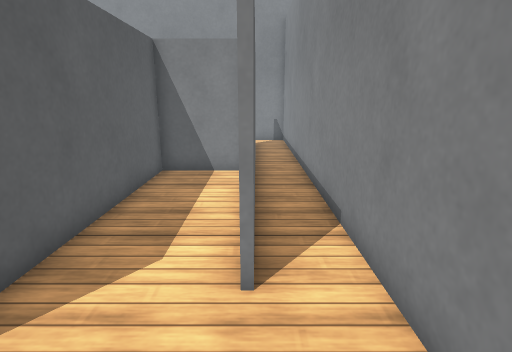
View 1 (above)

19 first-person views from a walk through a Webots world. The camera is 0.14 m above the floor, tilts 14° down and sees 80° across. The floor is counted in squares, 0.05 m on a side. Each view is taken from the middle of a square. On the plan, view 1 faces up. The plan holds only what a view shows up to about 20 squares ahead; the rest is blank. The place goes on beyond the plan. The robots in the file are not drawn. Webots' stock objects and surfaces are drawn as simple stand-ins.

View 2
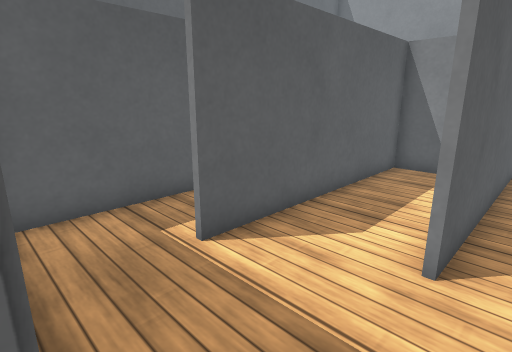

View 3
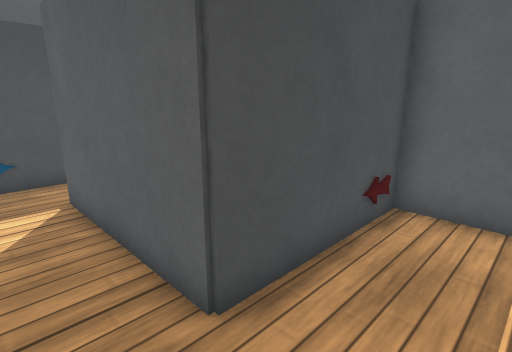

View 4
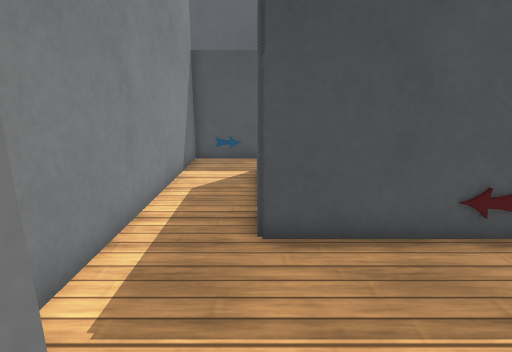

View 5
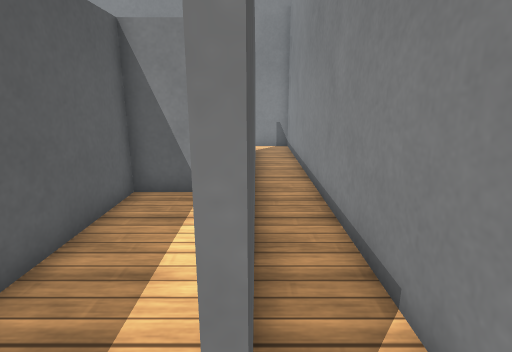

View 6
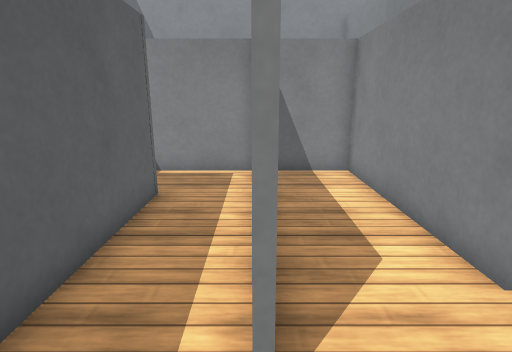

View 7
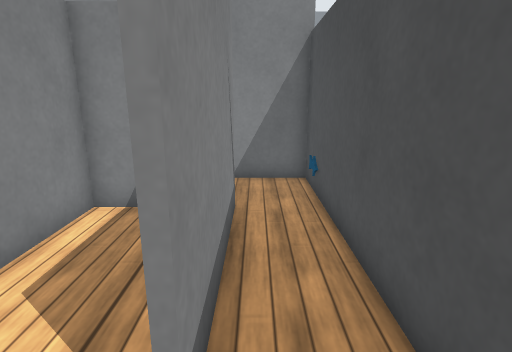

View 8
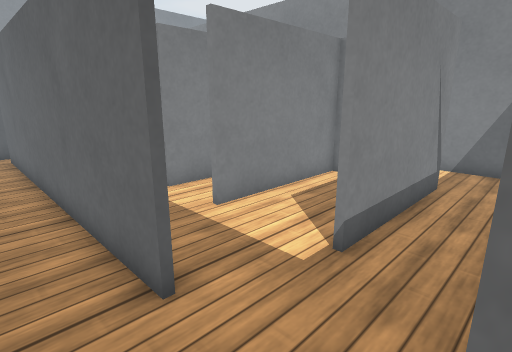

View 9
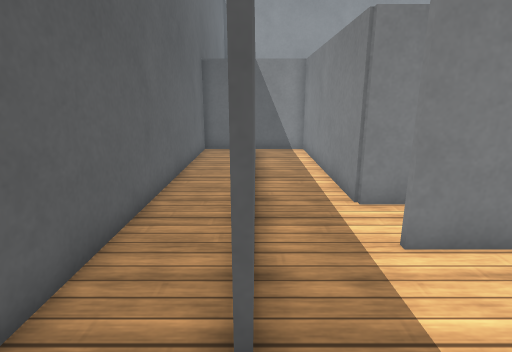

View 10
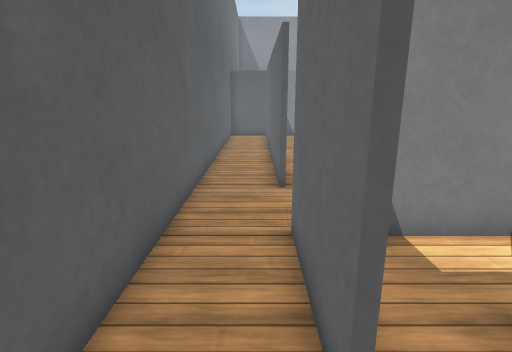

View 11
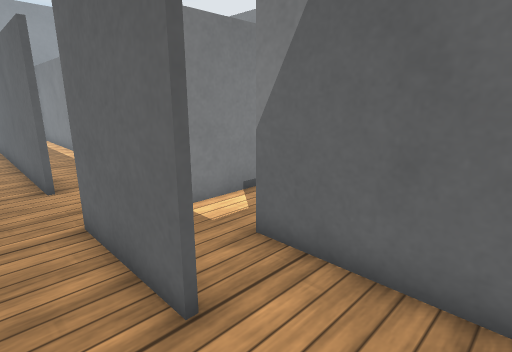

View 12
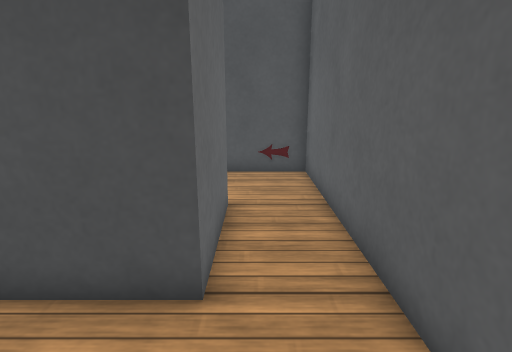

View 13
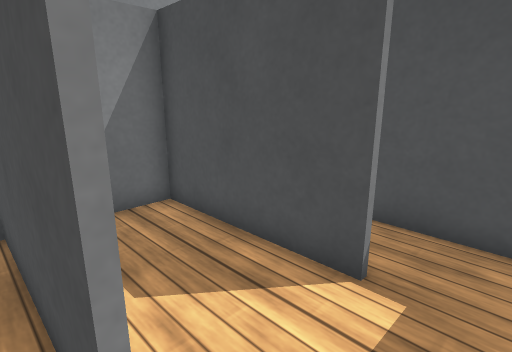

View 14
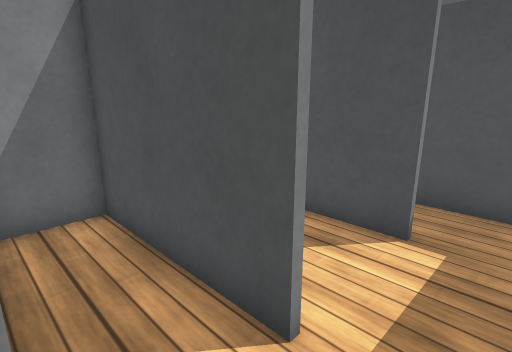

View 15
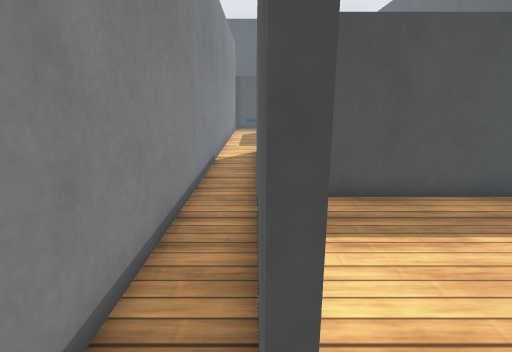

View 16
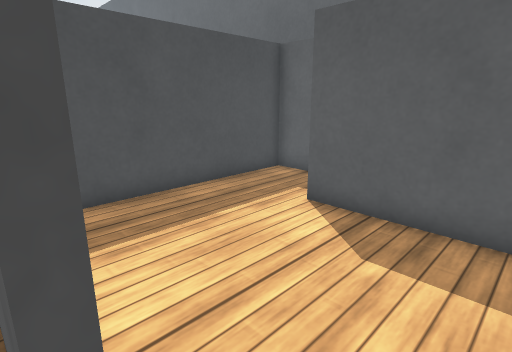

View 17
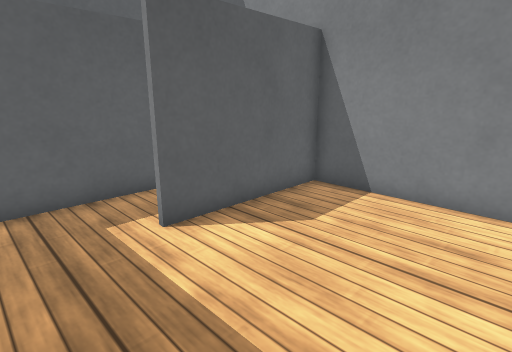

View 18
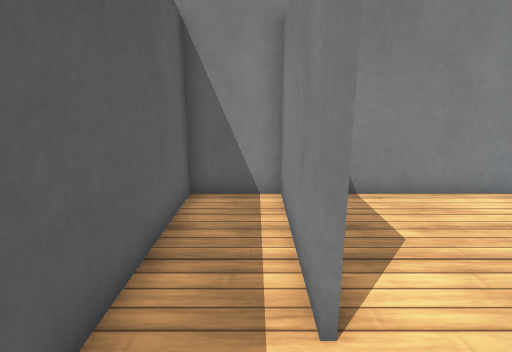

View 19
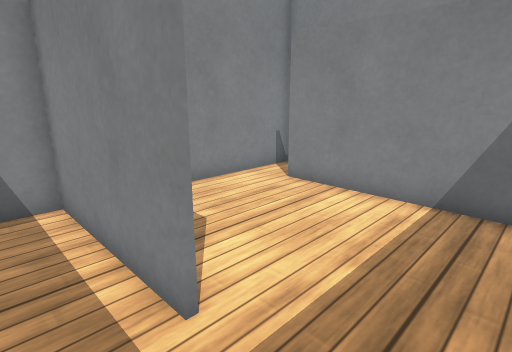

### Floor plan
Points are (right, up) in squares from view 1. A wall is a line through its corners. A room is listed if a view was taken in it or the views show most of it. See-through windows are left out.
Room 1 (views 1, 2, 3, 5, 15, 16)
walls: (-1, -0.8) (-1, -7.4); (-0.5, -9.8) (2, -9.8) (2, 22) (-0.5, 22); (0, 20.1) (0, 4)
ways out: opening at (0, -2.5) to room 2; opening at (0, 21) to room 4
Room 2 (views 4, 6)
walls: (-4.5, -0.8) (-1, -0.8); (-4.5, -3.4) (-1.2, -3.4) (-1.2, -1.4); (-0.2, 4) (-0.2, 12.2) (-3.8, 12.2) (-3.8, 2.2); (-1, -7.4) (-4.5, -7.4); (-4.5, -7.2) (-1.2, -7.2) (-1.2, -3.6) (-4.5, -3.6); (-4.5, -9.8) (-0.5, -9.8)
ways out: opening at (0, -2.5) to room 1; opening at (-4, -5) to room 3
objects: other object (0, -10)
Room 3 (views 7, 8, 9, 10, 11, 12, 13, 14)
walls: (-10, -3.1) (-10, -6.4); (-10, 3.6) (-10, 2.5); (-7.2, -3.4) (-4.5, -3.4); (-5.2, -1) (-7.2, -1) (-7.2, 8.8) (-10.5, 8.8); (-4.5, -3.6) (-7.2, -3.6); (-10.2, -6.4) (-10.2, 7.7); (-7.2, -7.2) (-4.5, -7.2); (-4.5, -7.4) (-7.2, -7.4); (-7, 9) (-7, -0.8) (-4.5, -0.8); (-13, 8.8) (-13, -18) (-9.8, -18); (-5, -10) (-8.2, -10); (-4.1, 12.2) (-8.1, 12.2); (-10.2, -14) (-10.2, -9.8) (-4.5, -9.8); (-7.6, -17) (-7.6, -12.6)
ways out: opening at (-4, -5) to room 2
objects: other object (-12, -18); other object (-6, -1)
Room 4 (view 17)
walls: (-0.2, 13.5) (-0.2, 20.1); (-7.5, 12.4) (-2.1, 12.4); (-7, 22.1) (-7, 16); (-0.5, 22) (-7, 22)
ways out: opening at (0, 21) to room 1; opening at (-7, 14.5) to room 5
Room 5 (views 18, 19)
walls: (-7.2, 16) (-7.2, 22); (-7, 22) (-10, 22) (-10, 12.4) (-7.5, 12.4)
ways out: opening at (-7, 14.5) to room 4

Positions as (right, up) in squares from view 1, and headings:
1: (0, 0), facing up
2: (1, -1), facing up-left
3: (1, 2), facing down-left
4: (-1, 5), facing down
5: (0, 3), facing up
6: (-4, 0), facing up
7: (-9, -8), facing right
8: (-12, -10), facing up-right
9: (-10, -9), facing up
10: (-11, -16), facing up
11: (-12, -17), facing up-right
12: (-11, -6), facing down
13: (-9, -3), facing down-right
14: (-9, -1), facing down-right
15: (0, 21), facing down
16: (0, 21), facing down-left
17: (-1, 13), facing up-left
18: (-8, 13), facing up
19: (-9, 13), facing up-right
